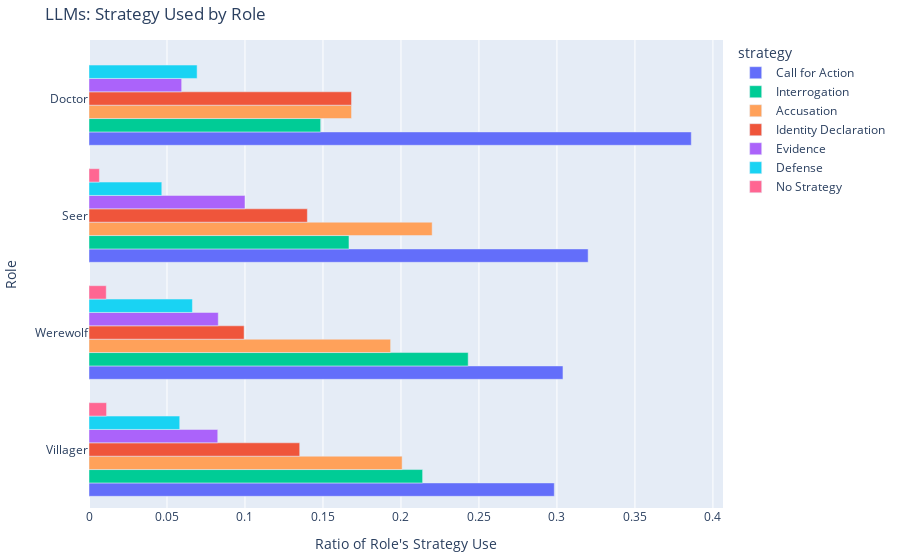

The notebook cell this image was saved under:
### Code cell
#| label: fig-stratbyrole-llms

llm_strats = llm_text_df[["players", "roles", "speaker", "strategy"]].explode(["players", "roles"])
llm_strats = llm_strats[llm_strats["players"] == llm_strats["speaker"]]
llm_strats = llm_strats.explode("strategy")[["roles", "strategy"]].value_counts().reset_index()
llm_strats["count"] = llm_strats.groupby("roles")["count"].transform(lambda x: x/x.sum()) # Make scaled by total strategy use per role

fig = px.bar(llm_strats, y="roles", x="count", color="strategy", barmode="group")
fig.update_layout(xaxis_title="Ratio of Role's Strategy Use", yaxis_title="Role", title="LLMs: Strategy Used by Role", height=600)
fig.show()

### Figure 1 — Plotly figure (JSON) as saved in the notebook; plotly's stock layout.template omitted (floating-point values rounded to 4 significant figures)
{"data": [{"alignmentgroup": "True", "hovertemplate": "strategy=Call for Action<br>count=%{x}<br>roles=%{y}<extra></extra>", "legendgroup": "Call for Action", "marker": {"color": "#636EFA", "pattern": {"shape": ""}}, "name": "Call for Action", "offsetgroup": "Call for Action", "orientation": "h", "showlegend": true, "textposition": "auto", "type": "bar", "x": [0.2983, 0.3039, 0.32, 0.3861], "xaxis": "x", "y": ["Villager", "Werewolf", "Seer", "Doctor"], "yaxis": "y"}, {"alignmentgroup": "True", "hovertemplate": "strategy=Interrogation<br>count=%{x}<br>roles=%{y}<extra></extra>", "legendgroup": "Interrogation", "marker": {"color": "#00CC96", "pattern": {"shape": ""}}, "name": "Interrogation", "offsetgroup": "Interrogation", "orientation": "h", "showlegend": true, "textposition": "auto", "type": "bar", "x": [0.2139, 0.2431, 0.1667, 0.1485], "xaxis": "x", "y": ["Villager", "Werewolf", "Seer", "Doctor"], "yaxis": "y"}, {"alignmentgroup": "True", "hovertemplate": "strategy=Accusation<br>count=%{x}<br>roles=%{y}<extra></extra>", "legendgroup": "Accusation", "marker": {"color": "#FFA15A", "pattern": {"shape": ""}}, "name": "Accusation", "offsetgroup": "Accusation", "orientation": "h", "showlegend": true, "textposition": "auto", "type": "bar", "x": [0.2008, 0.1934, 0.22, 0.1683], "xaxis": "x", "y": ["Villager", "Werewolf", "Seer", "Doctor"], "yaxis": "y"}, {"alignmentgroup": "True", "hovertemplate": "strategy=Identity Declaration<br>count=%{x}<br>roles=%{y}<extra></extra>", "legendgroup": "Identity Declaration", "marker": {"color": "#EF553B", "pattern": {"shape": ""}}, "name": "Identity Declaration", "offsetgroup": "Identity Declaration", "orientation": "h", "showlegend": true, "textposition": "auto", "type": "bar", "x": [0.1351, 0.14, 0.09945, 0.1683], "xaxis": "x", "y": ["Villager", "Seer", "Werewolf", "Doctor"], "yaxis": "y"}, {"alignmentgroup": "True", "hovertemplate": "strategy=Evidence<br>count=%{x}<br>roles=%{y}<extra></extra>", "legendgroup": "Evidence", "marker": {"color": "#AB63FA", "pattern": {"shape": ""}}, "name": "Evidence", "offsetgroup": "Evidence", "orientation": "h", "showlegend": true, "textposition": "auto", "type": "bar", "x": [0.08255, 0.1, 0.08287, 0.05941], "xaxis": "x", "y": ["Villager", "Seer", "Werewolf", "Doctor"], "yaxis": "y"}, {"alignmentgroup": "True", "hovertemplate": "strategy=Defense<br>count=%{x}<br>roles=%{y}<extra></extra>", "legendgroup": "Defense", "marker": {"color": "#19D3F3", "pattern": {"shape": ""}}, "name": "Defense", "offsetgroup": "Defense", "orientation": "h", "showlegend": true, "textposition": "auto", "type": "bar", "x": [0.05816, 0.0663, 0.04667, 0.06931], "xaxis": "x", "y": ["Villager", "Werewolf", "Seer", "Doctor"], "yaxis": "y"}, {"alignmentgroup": "True", "hovertemplate": "strategy=No Strategy<br>count=%{x}<br>roles=%{y}<extra></extra>", "legendgroup": "No Strategy", "marker": {"color": "#FF6692", "pattern": {"shape": ""}}, "name": "No Strategy", "offsetgroup": "No Strategy", "orientation": "h", "showlegend": true, "textposition": "auto", "type": "bar", "x": [0.01126, 0.01105, 0.006667], "xaxis": "x", "y": ["Villager", "Werewolf", "Seer"], "yaxis": "y"}], "layout": {"autosize": true, "barmode": "group", "legend": {"title": {"text": "strategy"}, "tracegroupgap": 0}, "title": {"text": "LLMs: Strategy Used by Role"}, "xaxis": {"anchor": "y", "autorange": true, "domain": [0, 1], "range": [0, 0.4065], "title": {"text": "Ratio of Role's Strategy Use"}, "type": "linear"}, "yaxis": {"anchor": "x", "autorange": true, "domain": [0, 1], "range": [-0.5, 3.5], "title": {"text": "Role"}, "type": "category"}}}
